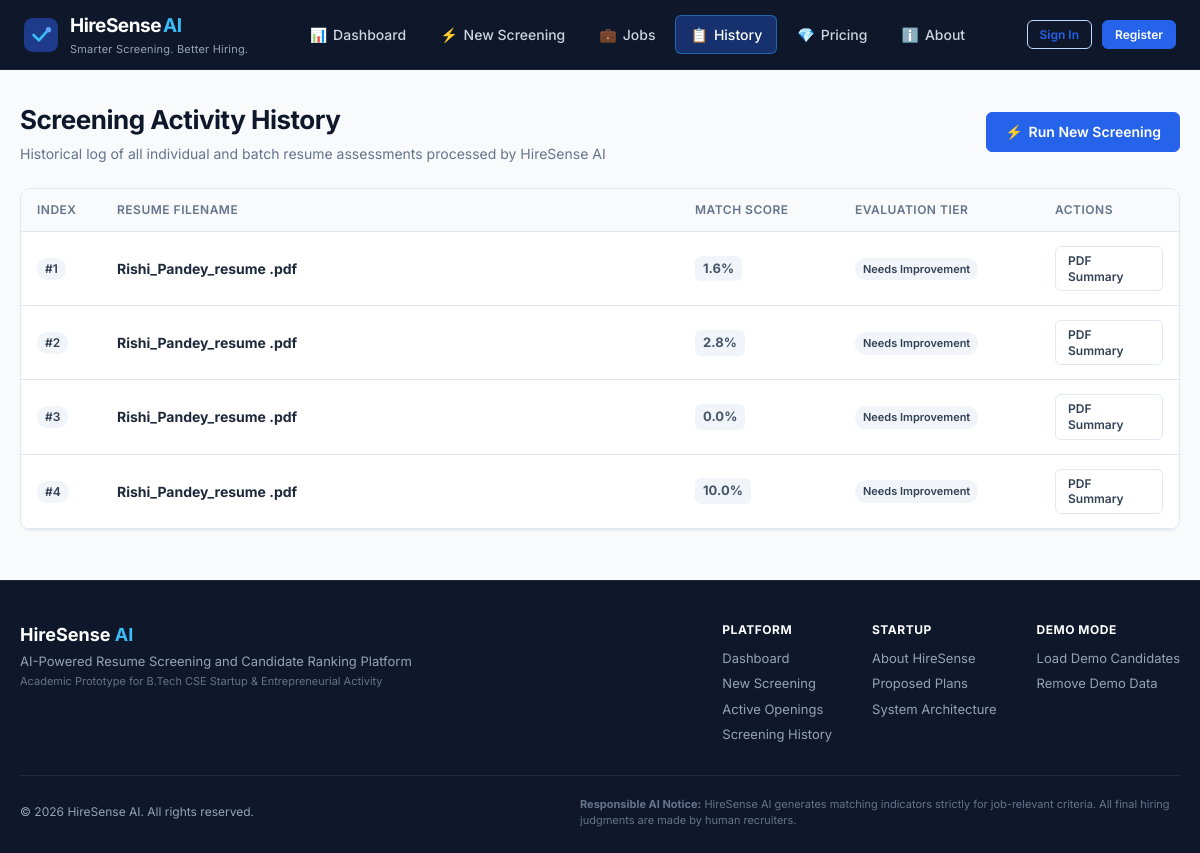
Before: /history with the older database file.
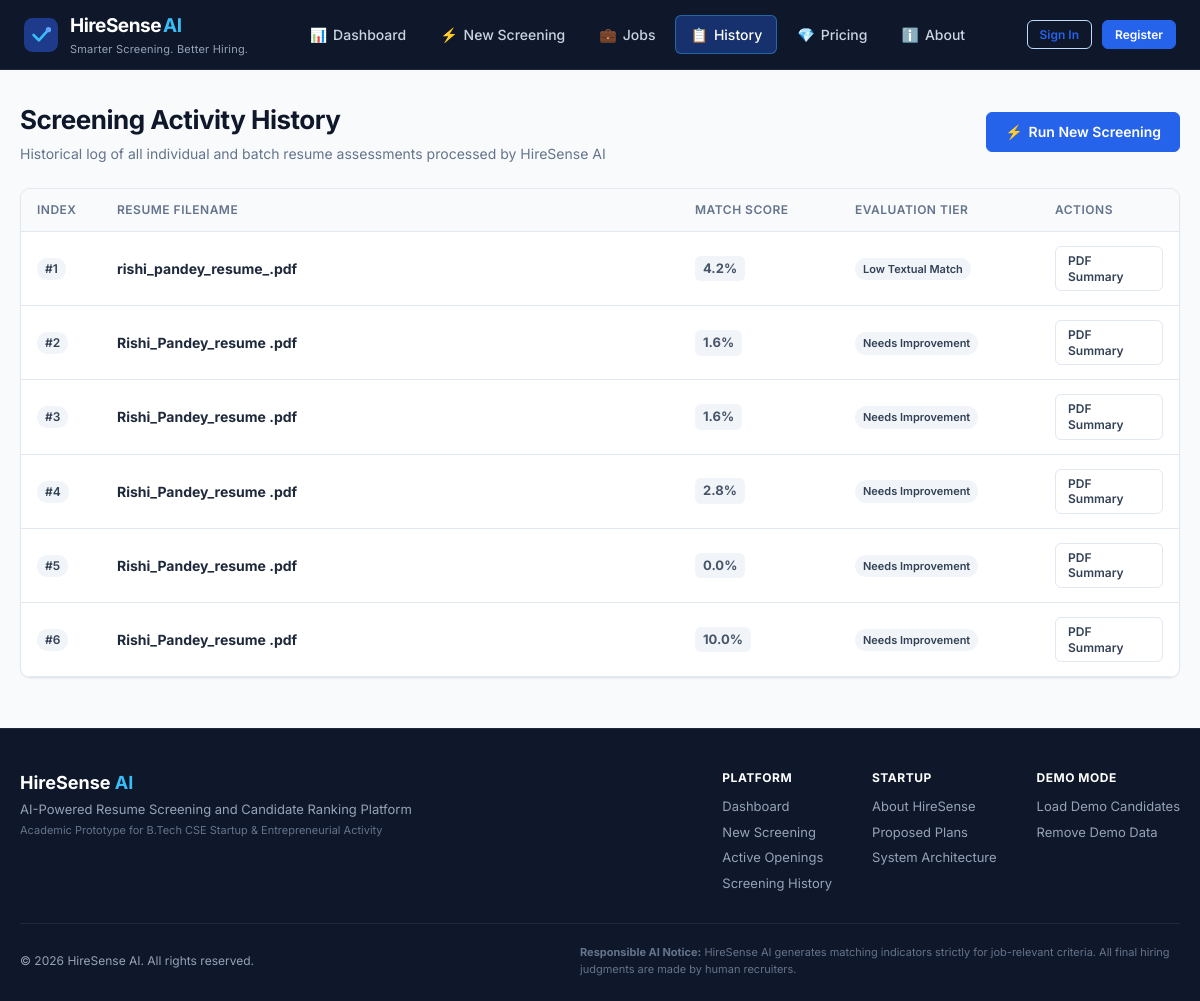
After: the same page with the newer database file.
### tables this page shows
CREATE TABLE resumes(

id INTEGER PRIMARY KEY AUTOINCREMENT,

filename TEXT,

score REAL,

recommendation TEXT

);

### app.py (the view)
@app.route("/history")
def history():
    conn = get_db_connection()
    cursor = conn.cursor()
    cursor.execute("""
        SELECT filename, score, recommendation
        FROM resumes
        ORDER BY id DESC
    """)
    resumes = cursor.fetchall()
    conn.close()
    return render_template("history.html", resumes=resumes)

### app.py (called while the page is built)
def get_current_user():
    user_id = session.get("user_id")
    if not user_id:
        return None
    conn = get_db_connection()
    user = conn.execute("SELECT id, username, email, full_name, role FROM users WHERE id = ?", (user_id,)).fetchone()
    conn.close()
    return user

@app.context_processor
def inject_global_vars():
    return {
        "current_user": get_current_user(),
        "is_guest": session.get("is_guest", False),
        "brand_name": "HireSense AI",
        "tagline": "Smarter Screening. Better Hiring.",
        "app_title": "HireSense AI — Resume Screening & Candidate Ranking",
        "current_year": datetime.now().year
    }

### database.py (called while the page is built)
def get_db_connection():
    conn = sqlite3.connect(DATABASE_PATH)
    conn.row_factory = sqlite3.Row
    return conn

### templates/history.html (shortened to what this page needs)
{% extends "base.html" %}
{% block content %}
<div class="page-header">
    <div class="header-intro">
        <h1 class="page-title">Screening Activity History</h1>
        <p class="page-subtitle">Historical log of all individual and batch resume assessments processed by HireSense AI</p>
    </div>
    <div class="header-actions">
        <a href="{{ url_for('screen') }}" class="btn btn-primary">
            <span class="btn-icon">⚡</span> Run New Screening
        </a>
    </div>
</div>
<div class="card">
    {% if resumes %}
        <div class="table-responsive">
            <table class="data-table">
                <thead>
                    <tr>
                        <th width="80">Index</th>
                        <th>Resume Filename</th>
                        <th width="160">Match Score</th>
                        <th width="200">Evaluation Tier</th>
                        <th width="140">Actions</th>
                    </tr>
                </thead>
                <tbody>
                    {% for resume in resumes %}
                        <tr>
                            <td><span class="count-badge">#{{ loop.index }}</span></td>
                            <td>
                                <strong>{{ resume[0] }}</strong>
                            </td>
                            <td>
                                <span class="score-badge {% if resume[1] >= 80 %}score-high{% elif resume[1] >= 60 %}score-mid{% elif resume[1] >= 40 %}score-fair{% else %}score-low{% endif %}">
                                    {{ "%.1f"|format(resume[1]) }}%
                                </span>
                            </td>
                            <td>
                                <span class="badge-status">{{ resume[2] }}</span>
                            </td>
                            <td>
                                <a href="{{ url_for('download_report') }}" class="btn btn-sm btn-outline-secondary">
                                    PDF Summary
                                </a>
                            </td>
                        </tr>
                    {% endfor %}
                </tbody>
            </table>
        </div>
    {% endif %}
</div>
{% endblock %}

### templates/base.html (shortened to what this page needs)
<!DOCTYPE html>
<html lang="en">
<head>
    <link rel="stylesheet" href="{{ url_for('static', filename='css/style.css') }}">
</head>
<body>
    <header class="app-header">
        <div class="nav-container">
            <a href="{{ url_for('dashboard') }}" class="brand-logo">
                <svg class="logo-icon" viewBox="0 0 32 32" fill="none" xmlns="http://www.w3.org/2000/svg">
                    <rect width="32" height="32" rx="8" fill="#1E3A8A"/>
                    <path d="M9 16L14 21L23 11" stroke="#38BDF8" stroke-width="2.5" stroke-linecap="round" stroke-linejoin="round"/>
                    <circle cx="23" cy="11" r="2.5" fill="#60A5FA"/>
                </svg>
                <div class="brand-text">
                    <span class="brand-title">HireSense<span class="brand-ai">AI</span></span>
                    <span class="brand-tagline">Smarter Screening. Better Hiring.</span>
                </div>
            </a>
            <nav class="nav-menu">
                <a href="{{ url_for('dashboard') }}" class="nav-link {% if request.endpoint == 'dashboard' %}active{% endif %}">
                    <span class="nav-icon">📊</span> Dashboard
                </a>
                <a href="{{ url_for('screen') }}" class="nav-link {% if request.endpoint == 'screen' %}active{% endif %}">
                    <span class="nav-icon">⚡</span> New Screening
                </a>
                <a href="{{ url_for('jobs_list') }}" class="nav-link {% if request.endpoint == 'jobs_list' %}active{% endif %}">
                    <span class="nav-icon">💼</span> Jobs
                </a>
                <a href="{{ url_for('history') }}" class="nav-link {% if request.endpoint == 'history' %}active{% endif %}">
                    <span class="nav-icon">📋</span> History
                </a>
                <a href="{{ url_for('pricing') }}" class="nav-link {% if request.endpoint == 'pricing' %}active{% endif %}">
                    <span class="nav-icon">💎</span> Pricing
                </a>
                <a href="{{ url_for('about') }}" class="nav-link {% if request.endpoint == 'about' %}active{% endif %}">
                    <span class="nav-icon">ℹ️</span> About
                </a>
            </nav>
            <div class="nav-user-actions">
                {% if session.get('user_id') or session.get('is_guest') %}
                    <div class="user-badge">
                        <span class="status-indicator"></span>
                        <span class="user-name">
                            {% if session.get('is_guest') %}
                                Guest Recruiter (Demo)
                            {% else %}
                                {{ current_user.full_name or session.get('username') }}
                            {% endif %}
                        </span>
                        <a href="{{ url_for('logout') }}" class="btn-logout" title="Sign Out">Sign Out</a>
                    </div>
                {% else %}
                    <a href="{{ url_for('login') }}" class="btn btn-outline-primary btn-sm">Sign In</a>
                    <a href="{{ url_for('register') }}" class="btn btn-primary btn-sm">Register</a>
                {% endif %}
            </div>
        </div>
    </header>
    <main class="main-content">
        <div class="content-wrapper">
            {% block content %}{% endblock %}
        </div>
    </main>
    <footer class="app-footer">
        <div class="footer-container">
            <div class="footer-top">
                <div class="footer-brand">
                    <span class="footer-logo">HireSense <strong>AI</strong></span>
                    <p class="footer-tagline">AI-Powered Resume Screening and Candidate Ranking Platform</p>
                    <p class="footer-meta">Academic Prototype for B.Tech CSE Startup & Entrepreneurial Activity</p>
                </div>
                <div class="footer-links">
                    <div class="link-group">
                        <h4>Platform</h4>
                        <a href="{{ url_for('dashboard') }}">Dashboard</a>
                        <a href="{{ url_for('screen') }}">New Screening</a>
                        <a href="{{ url_for('jobs_list') }}">Active Openings</a>
                        <a href="{{ url_for('history') }}">Screening History</a>
                    </div>
                    <div class="link-group">
                        <h4>Startup</h4>
                        <a href="{{ url_for('about') }}">About HireSense</a>
                        <a href="{{ url_for('pricing') }}">Proposed Plans</a>
                        <a href="{{ url_for('settings') }}">System Architecture</a>
                    </div>
                    <div class="link-group">
                        <h4>Demo Mode</h4>
                        <a href="{{ url_for('seed_demo') }}">Load Demo Candidates</a>
                        <a href="{{ url_for('clear_demo') }}">Remove Demo Data</a>
                    </div>
                </div>
            </div>
            <div class="footer-bottom">
                <p>&copy; {{ current_year }} HireSense AI. All rights reserved.</p>
                <p class="disclaimer-text">
                    <strong>Responsible AI Notice:</strong> HireSense AI generates matching indicators strictly for job-relevant criteria.
                    All final hiring judgments are made by human recruiters.
                </p>
            </div>
        </div>
    </footer>
</body>
</html>

Changed rows visible on the page:
added resumes: filename "rishi_pandey_resume_.pdf", score "4.2", recommendation "Low Textual Match"
added resumes: filename "Rishi_Pandey_resume .pdf", score "1.6", recommendation "Needs Improvement"
